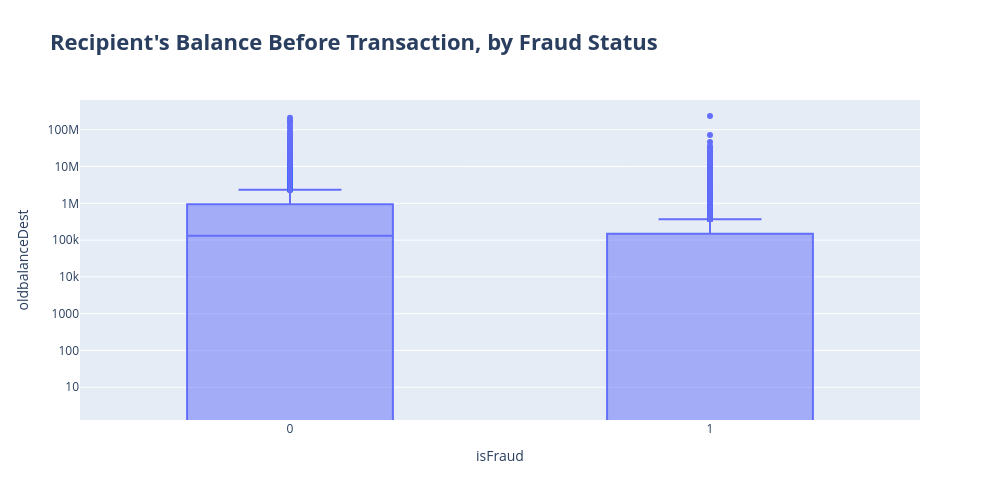

Notebook code cell kept with this figure:
### Code cell
# Recipient's Balance Before Transaction, by Fraud Status
fig = px.box(
    df,
    x="isFraud",
    y="oldbalanceDest",
    title="Recipient's Balance Before Transaction, by Fraud Status"
)

fig.update_layout(
    title_font=dict(size=22, weight="bold"),
    width=1000,
    height=500,
    yaxis_type= "log"
)

fig.show()

### Figure 1 — Plotly figure (JSON) as saved in the notebook; plotly's stock layout.template omitted (floating-point values rounded to 4 significant figures; data arrays with more than 128 entries replaced by an {"elided": "..."} marker saying what was removed)
{"data": [{"alignmentgroup": "True", "hovertemplate": "isFraud=%{x}<br>oldbalanceDest=%{y}<extra></extra>", "legendgroup": "", "marker": {"color": "#636efa"}, "name": "", "notched": false, "offsetgroup": "", "orientation": "v", "showlegend": false, "type": "box", "x": {"elided": "58213 int values"}, "x0": " ", "xaxis": "x", "y": {"elided": "58213 float values"}, "y0": " ", "yaxis": "y"}], "layout": {"boxmode": "group", "height": 500, "legend": {"tracegroupgap": 0}, "title": {"font": {"size": 22, "weight": "bold"}, "text": "Recipient's Balance Before Transaction, by Fraud Status"}, "width": 1000, "xaxis": {"anchor": "y", "domain": [0, 1], "title": {"text": "isFraud"}}, "yaxis": {"anchor": "x", "domain": [0, 1], "title": {"text": "oldbalanceDest"}, "type": "log"}}}
